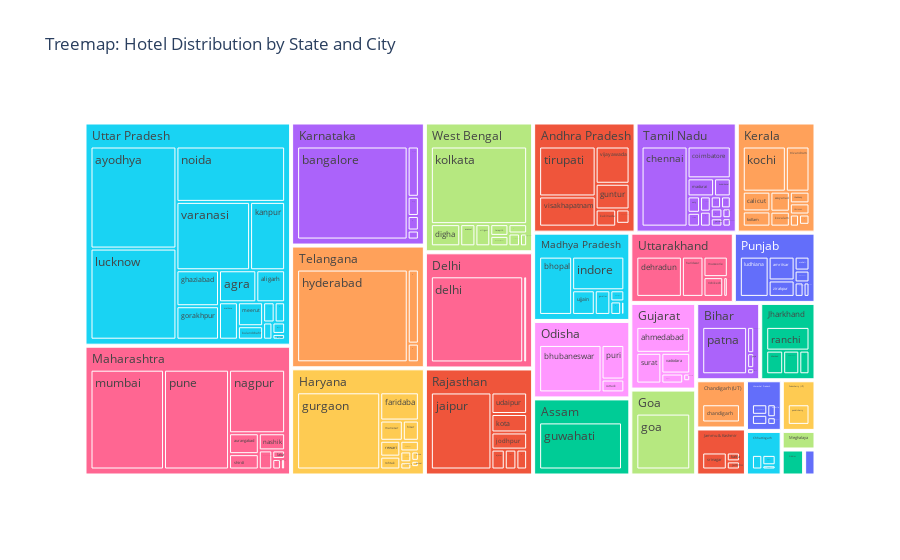

Notebook code for this chart:
### Code cell
fig3 = px.treemap(df_hotels, 
                   path=["State", "City"], 
                   values="Price",  
                   color="State",
                   title="Treemap: Hotel Distribution by State and City")
fig3.show()

### Figure 1 — Plotly figure (JSON) as saved in the notebook; plotly's stock layout.template omitted (floating-point values rounded to 4 significant figures; data arrays with more than 128 entries replaced by an {"elided": "..."} marker saying what was removed)
{"data": [{"branchvalues": "total", "customdata": {"elided": "179x1 str values"}, "domain": {"x": [0, 1], "y": [0, 1]}, "hovertemplate": "labels=%{label}<br>Price=%{value}<br>parent=%{parent}<br>id=%{id}<br>State=%{customdata[0]}<extra></extra>", "ids": {"elided": "179 str values"}, "labels": {"elided": "179 str values"}, "marker": {"colors": {"elided": "179 str values"}}, "name": "", "parents": {"elided": "179 str values"}, "type": "treemap", "values": {"elided": "179 float values"}}], "layout": {"legend": {"tracegroupgap": 0}, "title": {"text": "Treemap: Hotel Distribution by State and City"}}}
